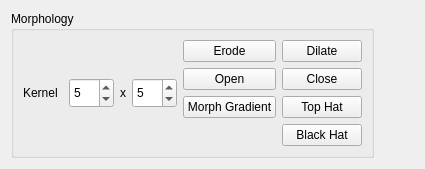
        <widget class="QWidget" name="tabBinaryOps">
         <attribute name="title">
          <string>Binary Ops</string>
         </attribute>
         <layout class="QGridLayout" name="gridLayout_4">
          <item row="0" column="2">
           <spacer name="horizontalSpacer_3">
            <property name="orientation">
             <enum>Qt::Horizontal</enum>
            </property>
            <property name="sizeHint" stdset="0">
             <size>
              <width>40</width>
              <height>20</height>
             </size>
            </property>
           </spacer>
          </item>
          <item row="0" column="0">
           <widget class="QGroupBox" name="gbMorphology">
            <property name="title">
             <string>Morphology</string>
            </property>
            <layout class="QGridLayout" name="gridLayout_11">
             <item row="0" column="3">
              <widget class="QPushButton" name="btnDilate">
               <property name="text">
                <string>Dilate</string>
               </property>
              </widget>
             </item>
             <item row="1" column="3">
              <widget class="QPushButton" name="btnClose">
               <property name="text">
                <string>Close</string>
               </property>
              </widget>
             </item>
             <item row="1" column="1">
              <widget class="QPushButton" name="btnOpen">
               <property name="text">
                <string>Open</string>
               </property>
              </widget>
             </item>
             <item row="2" column="1">
              <widget class="QPushButton" name="btnMorphGradient">
               <property name="text">
                <string>Morph Gradient</string>
               </property>
              </widget>
             </item>
             <item row="3" column="3">
              <widget class="QPushButton" name="btnBlackHat">
               <property name="text">
                <string>Black Hat</string>
               </property>
              </widget>
             </item>
             <item row="2" column="3">
              <widget class="QPushButton" name="btnTopHat">
               <property name="text">
                <string>Top Hat</string>
               </property>
              </widget>
             </item>
             <item row="0" column="0" rowspan="4">
              <layout class="QHBoxLayout" name="horizontalLayout_3">
               <item>
                <widget class="QLabel" name="label_7">
                 <property name="minimumSize">
                  <size>
                   <width>40</width>
                   <height>0</height>
                  </size>
                 </property>
                 <property name="maximumSize">
                  <size>
                   <width>40</width>
                   <height>16777215</height>
                  </size>
                 </property>
                 <property name="text">
                  <string>Kernel</string>
                 </property>
                </widget>
               </item>
               <item>
                <widget class="QSpinBox" name="sbKernel1">
                 <property name="minimumSize">
                  <size>
                   <width>45</width>
                   <height>30</height>
                  </size>
                 </property>
                 <property name="maximumSize">
                  <size>
                   <width>45</width>
                   <height>30</height>
                  </size>
                 </property>
                 <property name="minimum">
                  <number>1</number>
                 </property>
                 <property name="maximum">
                  <number>20</number>
                 </property>
                 <property name="value">
                  <number>5</number>
                 </property>
                </widget>
               </item>
               <item>
                <widget class="QLabel" name="label_5">
                 <property name="maximumSize">
                  <size>
                   <width>10</width>
                   <height>16777215</height>
                  </size>
                 </property>
                 <property name="text">
                  <string>x</string>
                 </property>
                </widget>
               </item>
               <item>
                <widget class="QSpinBox" name="sbKernel2">
                 <property name="minimumSize">
                  <size>
                   <width>45</width>
                   <height>30</height>
                  </size>
                 </property>
                 <property name="maximumSize">
                  <size>
                   <width>45</width>
                   <height>30</height>
                  </size>
                 </property>
                 <property name="minimum">
                  <number>1</number>
                 </property>
                 <property name="maximum">
                  <number>20</number>
                 </property>
                 <property name="value">
                  <number>5</number>
                 </property>
                </widget>
               </item>
              </layout>
             </item>
             <item row="0" column="1">
              <widget class="QPushButton" name="btnErode">
               <property name="styleSheet">
                <string notr="true"/>
               </property>
               <property name="text">
                <string>Erode</string>
               </property>
              </widget>
             </item>
            </layout>
           </widget>
          </item>
         </layout>
        </widget>
